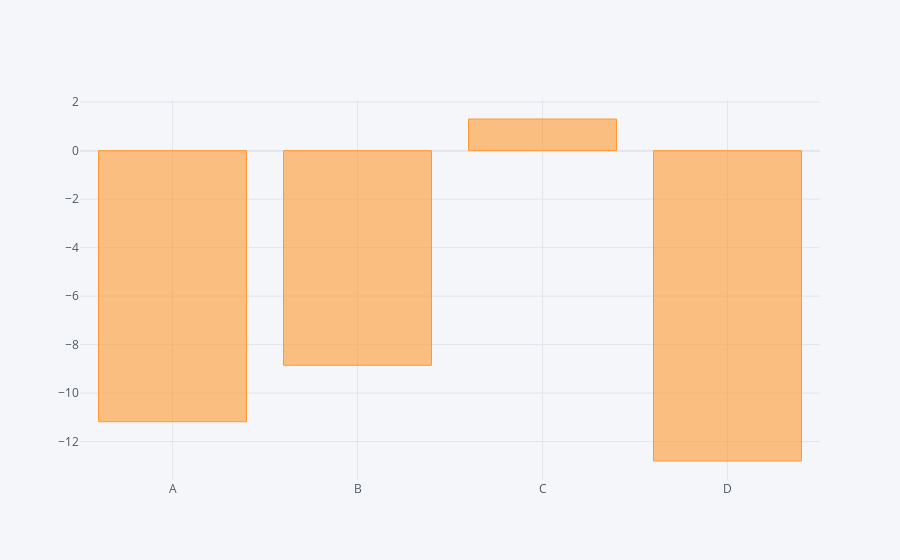

Notebook code for this chart:
### Code cell
df.sum().iplot(kind='bar')

### Figure 1 — Plotly figure (JSON) as saved in the notebook; plotly's stock layout.template omitted (floating-point values rounded to 4 significant figures)
{"data": [{"marker": {"color": "rgba(255, 153, 51, 0.6)", "line": {"color": "rgba(255, 153, 51, 1.0)", "width": 1}}, "name": "None", "orientation": "v", "text": "", "type": "bar", "x": ["A", "B", "C", "D"], "y": [-11.18, -8.853, 1.305, -12.8]}], "layout": {"legend": {"bgcolor": "#F5F6F9", "font": {"color": "#4D5663"}}, "paper_bgcolor": "#F5F6F9", "plot_bgcolor": "#F5F6F9", "title": {"font": {"color": "#4D5663"}}, "xaxis": {"gridcolor": "#E1E5ED", "showgrid": true, "tickfont": {"color": "#4D5663"}, "title": {"font": {"color": "#4D5663"}, "text": ""}, "zerolinecolor": "#E1E5ED"}, "yaxis": {"gridcolor": "#E1E5ED", "showgrid": true, "tickfont": {"color": "#4D5663"}, "title": {"font": {"color": "#4D5663"}, "text": ""}, "zerolinecolor": "#E1E5ED"}}}
